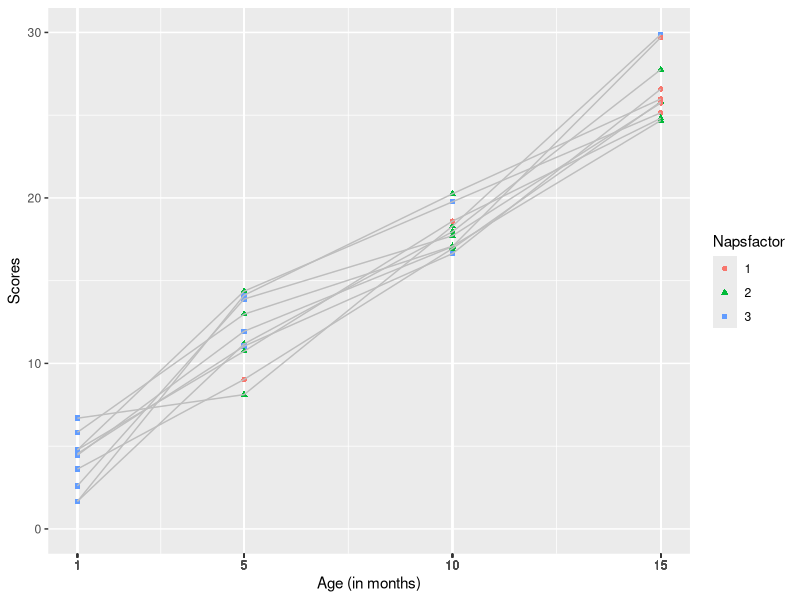

Write the R code that produced this figure. (Note: this script raises an error after producing the figure.)
## ---- chunk 1
knitr::opts_chunk$set(echo = TRUE)
## ---- chunk 2
library(ggplot2)
library(nlme)
library(dplyr)
library(knitr)
## ---- chunk 3

#creating a data set 

Subs <- rep(c(seq(1:10)), 4)

Month <- c(rep(c(1), 10), rep(c(5), 10), rep(c(10), 10), rep(c(15), 10))

Naps <- c(rep(c(3), 10), 2, 3, 2, 1, 2, 3, 2, 3, 2, 3, 2, 2, 2 ,2, 3, 3, 2, 2, 1, 2, 3, 1, 2, 2, 1, 1, 2, 1, 2, 1 )

Napsfactor <- as.factor(Naps)

#Let's assume that infants' performance will get better with time. I altered the possible sampling distributions to reflect this. 

scores <- c(runif(10, 1, 7), runif(10, 8, 15), runif(10, 16, 22), runif(10, 23, 30))


dataset <- data.frame(Subs, Month, Naps, scores, Napsfactor)

#Data should be set up in long format and look similar to this. 
print(dataset)



demos <- dataset %>%
    group_by(Month, Naps) %>%
  summarise(mean_score = mean(scores, na.rm=TRUE))

## ---- chunk 4
#Conditional growth model
tutorial<-lme(scores ~ Month * Naps, random = ~ Month | Subs, data=dataset)


#Because we are using a random sample, may need to rerun the scores several times for this piece of code to run effectively
## ---- chunk 5
#summarize an lme object - our solution
tut<- summary(tutorial)
tabl = tut$tTable 
tabl 

## ---- chunk 6

plot<- 
ggplot2::ggplot(dataset, aes(x=Month, y=scores,  color=Napsfactor, shape = Napsfactor, group = Subs), xlim(1, 15), ylim(0, 25), xlab(Month) ) + 
  geom_point()+
  geom_line(color="grey")

plot + scale_x_continuous(name="Age (in months)", limits=c(1, 15), breaks = Month) +
  scale_y_continuous(name="Scores", limits=c(0, 30))

## ---- chunk 7

#Create a new data set 
Subs <- rep(c(seq(1:10)), 4)

Month <- c(rep(c(1), 10), rep(c(5), 10), rep(c(10), 10), rep(c(15), 10))

Naps <- c(rep(c(3), 10), 3, 3, 3, 3, 3, 2, 2, 2, 2, 2, 3, 3, 3 ,2,2,  2, 2,2,1, 1, 2, 2, 2, 2, 2, 1, 1, 1, 1, 1)
Napsfactor <- as.factor(Naps)

secondscores <- c(runif(10, 1, 10), runif(5, 5, 10),runif(5, 9, 17), runif(3, 10, 15), runif(5, 14, 22), runif(2, 20, 25), runif(5, 18, 23), runif(4,22, 27), runif(1, 27, 30) )



## ---- chunk 8
seconddataset <- data.frame(Subs, Month, Naps, secondscores, Napsfactor)

print(seconddataset)
## ---- chunk 9
#Summary stats from our first dataset
demos <- dataset %>%
    group_by(Month, Naps) %>%
  summarise(mean_score = mean(scores, na.rm=TRUE))



#Summary stats from our second dataset
seconddemos <- seconddataset %>%
    group_by(Month, Naps) %>%
  summarise(mean_secondscore = mean(secondscores, na.rm=TRUE))


print(demos)
print(seconddemos)

## ---- chunk 10
#Run the analysis again 

secondtutorial<-lme(secondscores ~ Month * Naps, random = ~ Month | Subs, data=seconddataset)
## ---- chunk 11
#Create a table 

secondtut<- summary(secondtutorial)
secondtabl = secondtut$tTable 
secondtabl 
## ---- chunk 12

#Graph the results 

secondplot<-
ggplot2::ggplot(seconddataset, aes(x=Month, y=secondscores,  color=Napsfactor, shape = Napsfactor, group=Subs), xlim(1, 15), ylim(0, 25), xlab(Month) ) + 
  geom_point()+
  geom_line( color="grey")

secondplot + scale_x_continuous(name="Age (in months)", limits=c(1, 15), breaks = Month) +
  scale_y_continuous(name="Scores", limits=c(0, 30))
